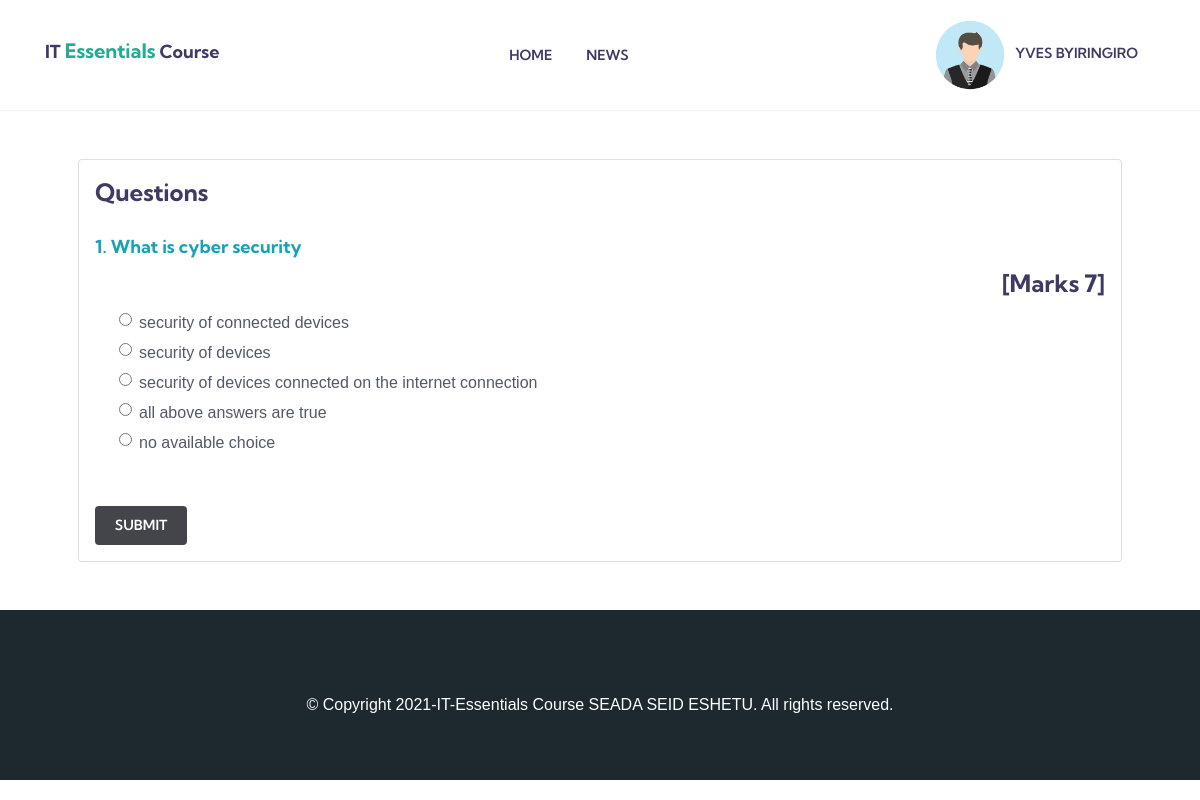
/it-essentials/1/start-test (signed in), run on an earlier commit of the app's database.
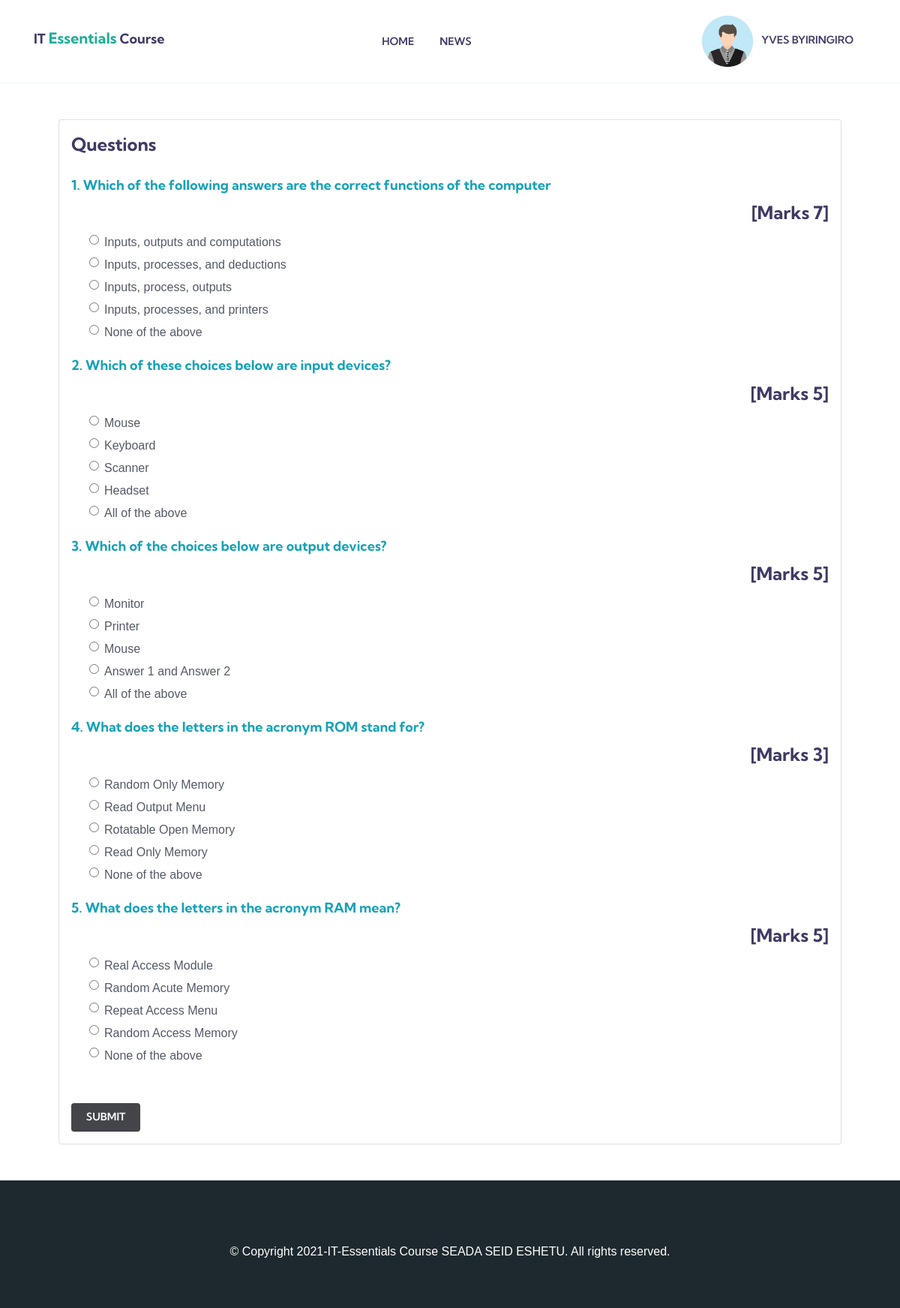
And on a later commit of the database.
### it_essentials/models.py (models this page shows, shortened)
class Question(models.Model):
    test = models.ForeignKey(Exam, on_delete=models.CASCADE)
    name = models.CharField(max_length=300)
    score = models.PositiveIntegerField()
    answer1=models.CharField(max_length=200)
    answer2=models.CharField(max_length=200)
    answer3=models.CharField(max_length=200)
    answer4=models.CharField(max_length=200)
    answer5=models.CharField(max_length=200)
    answer_options=(('Answer1','Answer1'),('Answer2','Answer2'),('Answer3','Answer3'),('Answer4','Answer4'),('Answer5','Answer5'))
    answers=models.CharField(max_length=200,choices=answer_options)
    created = models.DateTimeField(auto_now_add=True)

### it_essentials/views.py (the view)
# urls.py: path('it-essentials/<int:id>/start-test', start_test, name='start-exam'),
@login_required(login_url='login')
def start_test(request, id):
    if request.user.is_authenticated:
        exam = Exam.objects.get(id=id)
        result = Result.objects.filter(test=exam.id).filter(student=request.user.id).exists()
        if result:
            return redirect('done_test')
        questions = Question.objects.filter(test=exam)
        if request.method=='POST':
            pass
        response = render(request, 'core/start_exam.html',{'exam':exam, 'questions':questions})
        response.set_cookie('exam_id',exam.id)
        return response
    return redirect('login')

### it_essentials/templates/core/start_exam.html (shortened to what this page needs)
{% extends "index.html" %} {% block container %}
<div class="container p-5">
    <div class="card p-3">
        <h4 class="title-questions">Questions</h4>
        <form class="form" autocomplete="off" onsubmit="return saveAns()" action="/it/calculate-marks" method="POST">
            {% for question in questions%}
            <h5 class="text-info mt-3">{{ forloop.counter }}. {{question.name}}</h5>
            <h4 style="text-align: right;">[Marks {{question.score}}]</h4>
            <div class="form-check mx-4">
                <input class="form-check-input" type="radio" name="{{ forloop.counter }}" id="{{question.answer1}}" value="Answer1">
                <label class="form-check-label" for="answer1">
                    {{question.answer1}}
                </label>
            </div>
            <div class="form-check mx-4">
                <input class="form-check-input" type="radio" name="{{ forloop.counter }}" id="{{question.answer2}}" value="Answer2">
                <label class="form-check-label" for="answer2">
                    {{question.answer2}}
                </label>
            </div>
            <div class="form-check mx-4">
                <input class="form-check-input" type="radio" name="{{ forloop.counter }}" id="{{question.answer3}}" value="Answer3">
                <label class="form-check-label" for="answer3">
                    {{question.answer3}}
                </label>
            </div>
            <div class="form-check mx-4">
                <input class="form-check-input" type="radio" name="{{ forloop.counter }}" id="{{question.answer4}}" value="Answer4">
                <label class="form-check-label" for="answer4">
                    {{question.answer4}}
                </label>
            </div>
            <div class="form-check mx-4">
                <input class="form-check-input" type="radio" name="{{ forloop.counter }}" id="{{question.answer5}}" value="Answer5">
                <label class="form-check-label" for="answer5">
                    {{question.answer5}}
                </label>
            </div>
            {% endfor %}
            <input class="btn btn-main  btn-lg mt-5" type="submit" value="Submit">
        </form>
    </div>
</div>
{% endblock container %}

What changed in the data, as far as the page shows it:
changed Question: name "What is cyber security" → "Which of the following answers are the correct functions of the computer"; answer1 "security of connected devices" → "Inputs, outputs and computations"; answer2 "security of devices" → "Inputs, processes, and deductions"; answer3 "security of devices connected on the internet connection" → "Inputs, process, outputs"; answer4 "all above answers are true" → "Inputs, processes, and printers"; answer5 "no available choice" → "None of the above"
added Question: name "Which of these choices below are input devices?", score "5", answer1 "Mouse", answer2 "Keyboard", answer3 "Scanner", answer4 "Headset", answer5 "All of the above"
added Question: name "Which of the choices below are output devices?", score "5", answer1 "Monitor", answer2 "Printer", answer3 "Mouse", answer4 "Answer 1 and Answer 2", answer5 "All of the above"
added Question: name "What does the letters in the acronym ROM stand for?", score "3", answer1 "Random Only Memory", answer2 "Read Output Menu", answer3 "Rotatable Open Memory", answer4 "Read Only Memory", answer5 "None of the above"
added Question: name "What does the letters in the acronym RAM mean?", score "5", answer1 "Real Access Module", answer2 "Random Acute Memory", answer3 "Repeat Access Menu", answer4 "Random Access Memory", answer5 "None of the above"
